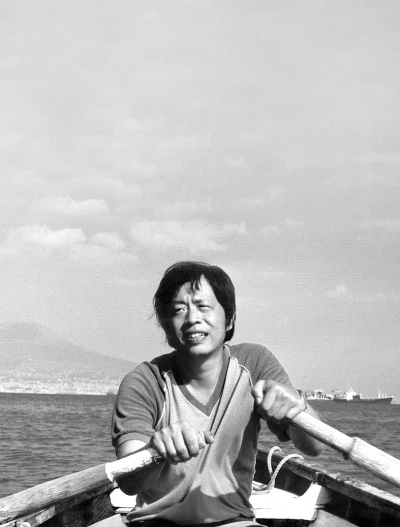
#> input picture cv/xiaobo.jpg, 400 x 527 px
$ jupyter execute haarcascade.ipynb   (text cells are left out)
#> lines starting #> are read from the running program, lines starting #| are printed output that depends on the picture; after the words box and inside, x2 and y2 are one past the last pixel; in counts of white or black regions, pixels touching at a corner belong together; pictures that were not available may be replaced by others from this repository, and a replacement may not be noted
[cell 1]
import cv2
import numpy as np

[cell 2]
face_classifier = cv2.CascadeClassifier('Haarcascades/haarcascade_frontalface_default.xml')
image = cv2.imread('xiaobo.jpg')
#> image is the input picture: shape (527, 400, 3); min 0, max 255, mean 186.1
grey = cv2.cvtColor(image,cv2.COLOR_BGR2GRAY)

[cell 3]
faceRec = face_classifier.detectMultiScale(grey,scaleFactor = 1.1, minNeighbors = 1)
#> faceRec = [[169, 284, 62, 62]]

[cell 4]
for (x,y,w,h) in faceRec:
    cv2.rectangle(image,(x,y),(x+w,y+h),(255,0,0),2)
    cv2.imshow('face',image)
    cv2.waitKey(0)
#> this loop made 1 pass

cv2.destroyAllWindows()

[cell 5]
import cv2
import numpy as np

[cell 6]
eye_classifier = cv2.CascadeClassifier('Haarcascades/haarcascade_eye.xml')
face_classifier = cv2.CascadeClassifier('Haarcascades/haarcascade_frontalface_default.xml')

[cell 7]
image = cv2.imread('face.jpg')
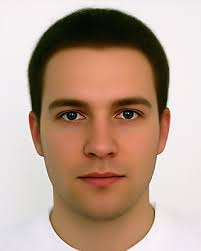
#> input picture cv/face.jpg, 201 x 251 px
#> image is the input picture: shape (251, 201, 3); mean B, G, R 141.1, 158, 184.3
grey = cv2.cvtColor(image,cv2.COLOR_BGR2GRAY)
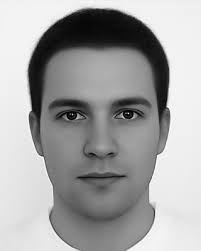
#> grey: shape (251, 201); min 0, max 254, mean 164

[cell 8]
faceRec = face_classifier.detectMultiScale(grey,scaleFactor = 1.1, minNeighbors = 1)
#> faceRec = [[27, 57, 146, 146]]

[cell 9]
for (x,y,w,h) in faceRec:
    cv2.rectangle(image,(x,y),(x+w,y+h),(255,0,0),2)
    cv2.imshow('face',image)
    cv2.waitKey()
    eye_img = image[y:y+h,x:x+w]
    eye_grey = grey[y:y+h,x:x+w]
    eyeRec = eye_classifier.detectMultiScale(eye_grey)
    for (ex,ey,ew,eh) in eyeRec:
        cv2.rectangle(eye_img,(ex,ey),(ex+ew,ey+eh),(0,0,255),2)
        cv2.imshow('eye',image)
        cv2.waitKey(0)
#> this loop made 1 pass
#> (x, y, w, h, eyeRec) on pass 1: (27, 57, 146, 146, [[81, 38, 38, 38], [22, 38, 40, 40]])
#> pass 1, `cv2.imshow('face',image)`:
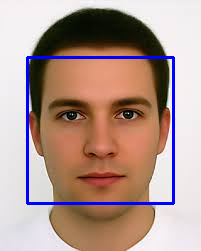
#> window 'face': shape (251, 201, 3); mean B, G, R 144.3, 151.8, 177.4
#> pass 1, `eye_img = image[y:y+h,x:x+w]`:
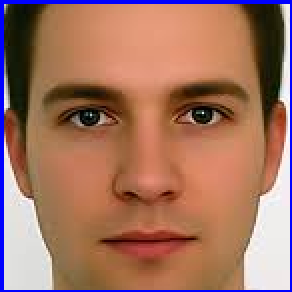
#> eye_img: shape (146, 146, 3) (shown 2 times larger); mean B, G, R 97.2, 115.3, 162.3
#> pass 1, `eye_grey = grey[y:y+h,x:x+w]`:
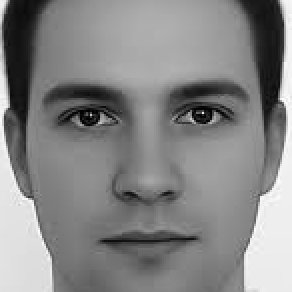
#> eye_grey: shape (146, 146) (shown 2 times larger); min 0, max 253, mean 133.3
#> pass 1, `cv2.imshow('eye',image)`:
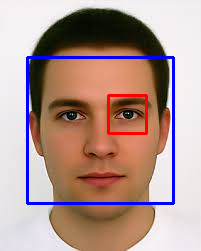
#> window 'eye': shape (251, 201, 3); mean B, G, R 143.5, 150.7, 177.9
#> after the loop:
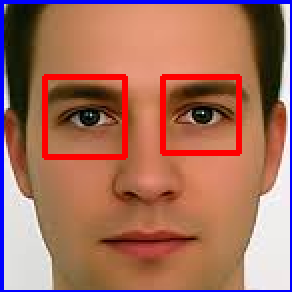
#> eye_img: shape (146, 146, 3) (shown 2 times larger); 4.35% of pixels changed, all inside (x1, y1, x2, y2) = (21, 37, 121, 80)
#> after the loop:
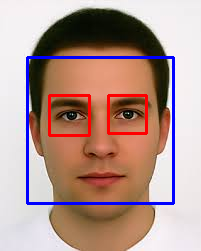
#> image: shape (251, 201, 3); 5.3% of pixels changed, all inside (x1, y1, x2, y2) = (26, 56, 175, 205)

cv2.destroyAllWindows()

[cell 10]
import numpy as np
import cv2
import time

[cell 11]
face_classifier = cv2.CascadeClassifier('Haarcascades/haarcascade_frontalface_default.xml')
eye_classifier = cv2.CascadeClassifier('Haarcascades/haarcascade_eye.xml')

[cell 12]
def my_detector(img):
    grey = cv2.cvtColor(img,cv2.COLOR_BGR2GRAY)
    faceRec = face_classifier.detectMultiScale(grey,scaleFactor = 1.1, minNeighbors = 1)
    if faceRec is ():
        return img
    for (x,y,w,h) in faceRec:
        cv2.rectangle(img,(x-50,y-50),(x+w+50,y+h+50),(255,0,0),2)

        eye_img = img[y:y+h,x:x+w]
        eye_grey = grey[y:y+h,x:x+w]
        eyeRec = eye_classifier.detectMultiScale(eye_grey)
        for (ex,ey,ew,eh) in eyeRec:
            cv2.rectangle(eye_img,(ex,ey),(ex+ew,ey+eh),(0,0,255),2)

    eye_img = cv2.flip(eye_img,1)
    return eye_img

[cell 13]
cap = cv2.VideoCapture(0)
cap.open(0)

while True:
    ret,frame = cap.read()
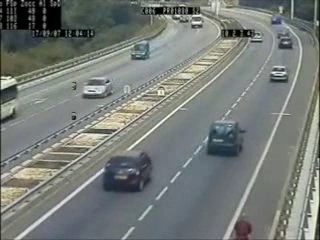
#> input picture frame 75 of cv/cars.avi, 320 x 240 px, given in place of the camera
#> frame is the input picture: shape (240, 320, 3); mean B, G, R 120, 123.9, 118.8
    cv2.imshow('video',my_detector(frame))
#> in my_detector, `faceRec = face_classifier.detectMultiScale(grey,scaleFactor = 1.1, min..`: faceRec = ()
    if cv2.waitKey(0) == 27:
#> (key Esc is pressed here)
        break
cap.release()
cv2.destroyAllWindows()

[cell 14]
import cv2
import numpy as np

body_classifier = cv2.CascadeClassifier('Haarcascades/haarcascade_fullbody.xml')

def my_detector(img):
    grey = cv2.cvtColor(img,cv2.COLOR_BGR2GRAY)
    bodyrec = body_classifier.detectMultiScale(grey,scaleFactor = 1.1, minNeighbors = 1)
    if bodyrec is ():
        return img
    for(x,y,w,h) in bodyrec:
        cv2.rectangle(img,(x,y),(x+w,y+h),(255,0,0),2)

    img = cv2.flip(img,1)
    return img

cap = cv2.VideoCapture('people.avi')

while cap.isOpened():
    ret, frame = cap.read()
    frame = cv2.resize(frame, None, fx = 0.5,fy=0.5,interpolation = cv2.INTER_LINEAR)
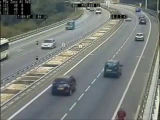
#> frame: shape (120, 160, 3); mean B, G, R 120.1, 124, 118.9

    cv2.imshow('people',my_detector(frame))
    if cv2.waitKey(0) == 27:
#> (key Esc is pressed here)
        break

cap.release()
cv2.destroyAllWindows()
